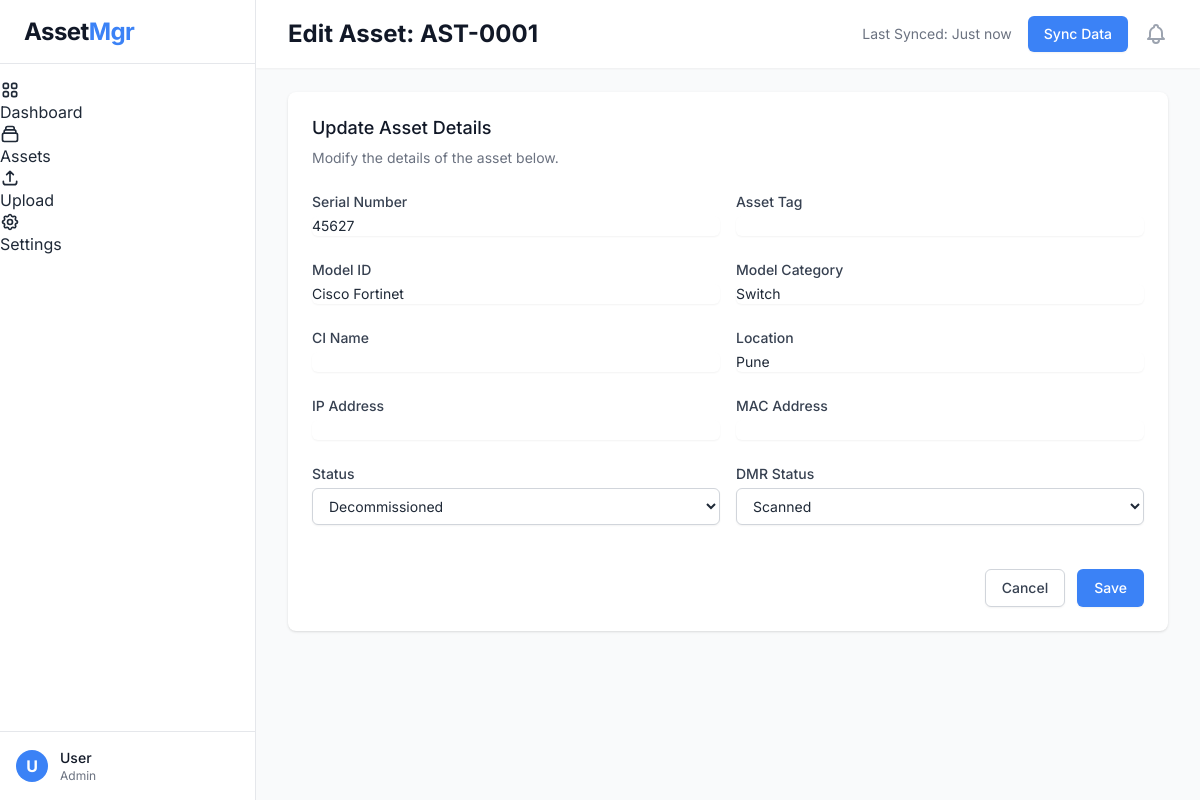
Page /edit/AST-0001/ on the committed database.
### assets/models.py (models this page shows, shortened)
class Asset(models.Model):
    STATUS_CHOICES = [
        ('Active', 'Active'),
        ('Decommissioned', 'Decommissioned'),
        ('Maintenance', 'Maintenance'),
    ]
    DMR_STATUS_CHOICES = [
        ('Pending', 'Pending'),
        ('Scanned', 'Scanned'),
        ('Failed', 'Failed'),
    ]
    asset_id = models.CharField(max_length=20, unique=True, editable=False, help_text="Auto-generated Asset ID (e.g., AST-0001)")
    serial_number = models.CharField(max_length=100)
    asset_tag = models.CharField(max_length=100, blank=True, null=True)
    model_id = models.CharField(max_length=100)
    model_category = models.CharField(max_length=100)
    location = models.CharField(max_length=100)
    ci_name = models.CharField(max_length=100, blank=True, null=True, help_text="Configuration Item Name")
    ip_address = models.GenericIPAddressField(blank=True, null=True, protocol='both')
    mac_address = models.CharField(max_length=17, blank=True, null=True)
    status = models.CharField(max_length=20, choices=STATUS_CHOICES, default='Active')
    dmr_status = models.CharField(max_length=20, choices=DMR_STATUS_CHOICES, default='Pending')
    created_at = models.DateTimeField(auto_now_add=True)
    updated_at = models.DateTimeField(auto_now=True)
    class Meta:
        ordering = ['-created_at']

### assets/views.py (the view)
# urls.py: path('edit/<str:asset_id>/', views.edit_asset, name='edit_asset'),
def edit_asset(request, asset_id):
    asset = get_object_or_404(Asset, asset_id=asset_id)
    if request.method == 'POST':
        form = AssetForm(request.POST, instance=asset)
        if form.is_valid():
            form.save()
            messages.success(request, f'Asset {asset.asset_id} updated successfully.')
            return redirect('dashboard')
    else:
        form = AssetForm(instance=asset)
    return render(request, 'assets/edit_asset.html', {'form': form, 'asset': asset})

### assets/templates/assets/edit_asset.html (shortened to what this page needs)
{% extends 'assets/base.html' %}
{% block header %}Edit Asset: {{ asset.asset_id }}{% endblock %}
{% block content %}
<div class="bg-white shadow sm:rounded-lg">
    <div class="px-4 py-5 sm:p-6">
        <h3 class="text-lg leading-6 font-medium text-gray-900">
            Update Asset Details
        </h3>
        <div class="mt-2 max-w-xl text-sm text-gray-500">
            <p>Modify the details of the asset below.</p>
        </div>
        <form method="post" class="mt-5 space-y-6">
            <div class="grid grid-cols-1 gap-y-6 gap-x-4 sm:grid-cols-6">
                <div class="sm:col-span-3">
                    <label for="{{ form.serial_number.id_for_label }}" class="block text-sm font-medium text-gray-700">
                        Serial Number
                    </label>
                    <div class="mt-1">
                        {{ form.serial_number }}
                    </div>
                </div>
                <div class="sm:col-span-3">
                    <label for="{{ form.asset_tag.id_for_label }}" class="block text-sm font-medium text-gray-700">
                        Asset Tag
                    </label>
                    <div class="mt-1">
                        {{ form.asset_tag }}
                    </div>
                </div>
                <div class="sm:col-span-3">
                    <label for="{{ form.model_id.id_for_label }}" class="block text-sm font-medium text-gray-700">
                        Model ID
                    </label>
                    <div class="mt-1">
                        {{ form.model_id }}
                    </div>
                </div>
                <div class="sm:col-span-3">
                    <label for="{{ form.model_category.id_for_label }}" class="block text-sm font-medium text-gray-700">
                        Model Category
                    </label>
                    <div class="mt-1">
                        {{ form.model_category }}
                    </div>
                </div>
                <div class="sm:col-span-3">
                    <label for="{{ form.ci_name.id_for_label }}" class="block text-sm font-medium text-gray-700">
                        CI Name
                    </label>
                    <div class="mt-1">
                        {{ form.ci_name }}
                    </div>
                </div>
                <div class="sm:col-span-3">
                    <label for="{{ form.location.id_for_label }}" class="block text-sm font-medium text-gray-700">
                        Location
                    </label>
                    <div class="mt-1">
                        {{ form.location }}
                    </div>
                </div>
                <div class="sm:col-span-3">
                    <label for="{{ form.ip_address.id_for_label }}" class="block text-sm font-medium text-gray-700">
                        IP Address
                    </label>
                    <div class="mt-1">
                        {{ form.ip_address }}
                    </div>
                </div>
                <div class="sm:col-span-3">
                    <label for="{{ form.mac_address.id_for_label }}" class="block text-sm font-medium text-gray-700">
                        MAC Address
                    </label>
                    <div class="mt-1">
                        {{ form.mac_address }}
                    </div>
                </div>
                <div class="sm:col-span-3">
                    <label for="{{ form.status.id_for_label }}" class="block text-sm font-medium text-gray-700">
                        Status
                    </label>
                    <div class="mt-1">
                        {{ form.status }}
                    </div>
                </div>
                <div class="sm:col-span-3">
                    <label for="{{ form.dmr_status.id_for_label }}" class="block text-sm font-medium text-gray-700">
                        DMR Status
                    </label>
                    <div class="mt-1">
                        {{ form.dmr_status }}
                    </div>
                </div>
            </div>
            <div class="pt-5">
                <div class="flex justify-end">
                    <a href="{% url 'dashboard' %}"
                        class="bg-white py-2 px-4 border border-gray-300 rounded-md shadow-sm text-sm font-medium text-gray-700 hover:bg-gray-50 focus:outline-none focus:ring-2 focus:ring-offset-2 focus:ring-primary">
                        Cancel
                    </a>
                    <button type="submit"
                        class="ml-3 inline-flex justify-center py-2 px-4 border border-transparent shadow-sm text-sm font-medium rounded-md text-white bg-primary hover:bg-blue-600 focus:outline-none focus:ring-2 focus:ring-offset-2 focus:ring-primary">
                        Save
                    </button>
                </div>
            </div>
        </form>
    </div>
</div>
{% endblock %}

### asset_manager/assets/templates/assets/base.html (style rules this page uses)
body { font-family: 'Inter', sans-serif; background-color: #F3F4F6; color: #1F2937; }

### rows in the picture
Asset: asset_id "AST-0001", serial_number "45627", model_id "Cisco Fortinet", model_category "Switch", location "Pune", status "Decommissioned", dmr_status "Scanned"
